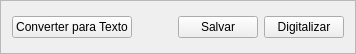
             <widget class="QFrame" name="frame_5">
              <property name="maximumSize">
               <size>
                <width>16777215</width>
                <height>50</height>
               </size>
              </property>
              <property name="frameShape">
               <enum>QFrame::StyledPanel</enum>
              </property>
              <property name="frameShadow">
               <enum>QFrame::Raised</enum>
              </property>
              <layout class="QHBoxLayout" name="horizontalLayout_21">
               <item>
                <layout class="QHBoxLayout" name="horizontalLayout_22">
                 <item>
                  <widget class="QPushButton" name="btn_ocrTab5">
                   <property name="text">
                    <string>Converter para Texto</string>
                   </property>
                  </widget>
                 </item>
                 <item>
                  <spacer name="horizontalSpacer_4">
                   <property name="orientation">
                    <enum>Qt::Horizontal</enum>
                   </property>
                   <property name="sizeHint" stdset="0">
                    <size>
                     <width>40</width>
                     <height>30</height>
                    </size>
                   </property>
                  </spacer>
                 </item>
                 <item>
                  <widget class="QPushButton" name="btn_salvar5">
                   <property name="text">
                    <string>Salvar</string>
                   </property>
                  </widget>
                 </item>
                 <item>
                  <widget class="QPushButton" name="btn_digitalizarTab5">
                   <property name="text">
                    <string>Digitalizar</string>
                   </property>
                  </widget>
                 </item>
                </layout>
               </item>
              </layout>
             </widget>
